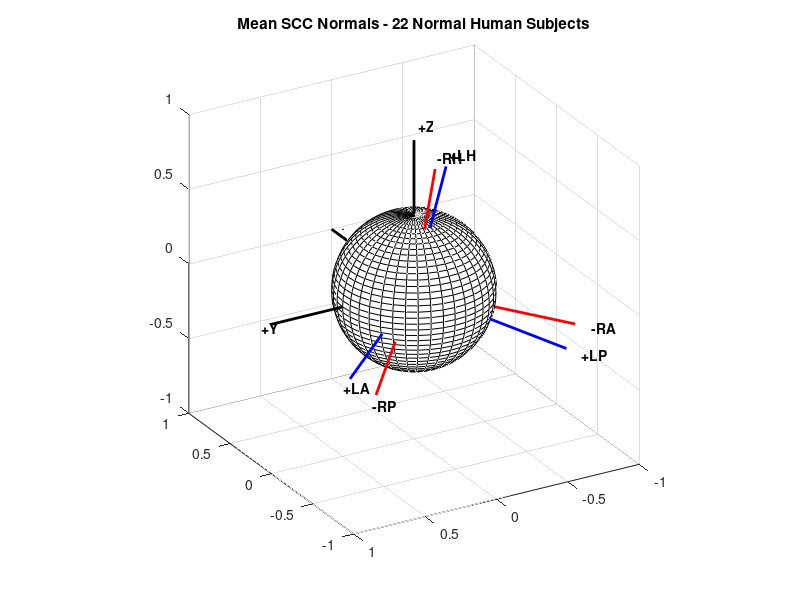

Source code (MATLAB): (Note: this script raises an error after producing the figure.)
%plotCDS_SCC_MeanOrientations3D.m
%
%calls: PlotCircleOnArbSphereAroundXYZ

%plots CDS's mean human SC orientations in a nice 3D plot with Reid's axes
%shown.

% by C Della Santina 12/03/04
% These are the renormalized vectors from from load('Analysis of VITREA DATA-NSCD');
% these are the >> [RenormalizedOverallMeanNormals, -1*RenormalizedOverallMeanNormals]
%from my Orientation of Human SCC paper as submitted to JARO, after renormalization
NormalsNames= [        ' +X'     ' +Y'     ' +Z'     '+LA'      '+LH'     '+LP'      '-RA'    '-RH'    '-RP'];
MeanAllnormals =  [       1         0        0      -0.5893    -0.3227   -0.6943   -0.5893   -0.3227   -0.6943;...
                          0         1        0       0.7884    -0.0384   -0.6670   -0.7884    0.0384    0.6670;...
                          0         0        1      -0.1765     0.9457   -0.2704   -0.1765    0.9457   -0.2704];  
StDvRenormedNmls= [       0         0        0       0.0730    0.1224    0.0665    0.0703    0.1224    0.0665;...
                          0         0        0       0.0552    0.0996    0.0661    0.0552    0.0996    0.0661;...
                          0         0        0       0.1057    0.0451    0.1097    0.1057    0.0451    0.1097];

StdDvAllangles =...
   [0.0000         0         0    4.2326    5.3480    5.0052    5.8956    6.2236    5.3279    0.2709;...
         0    0.0000    0.0000    4.8127    7.8355    5.5815    5.7279    7.3122    5.1656    0.5705;...
         0    0.0000    0.0000    5.7219    7.3683    6.4943    6.7667    6.8524    6.7750    0.3613;...
    4.2326    4.8127    5.7219    0.3806    6.2655    3.6854    9.5043    9.7071    7.1208    5.6465;...
    5.3480    7.8355    7.3683    6.2655    0.3606    4.6200   10.4801    6.9215    9.0185    7.4464;...
    5.0052    5.5815    6.4943    3.6854    4.6200    0.2693    7.3612    9.1711    9.6960    6.4149;...
    5.8956    5.7279    6.7667    9.5043   10.4801    7.3612    0.3862    6.2806    4.3307    6.5301;...
    6.2236    7.3122    6.8524    9.7071    6.9215    9.1711    6.2806    0.3406    5.1706    6.8038;...
    5.3279    5.1656    6.7750    7.1208    9.0185    9.6960    4.3307    5.1706    0.4004    6.9082;...
    0.2709    0.5705    0.3613    5.6465    7.4464    6.4149    6.5301    6.8038    6.9082    0.3690];
    
hold on
[xx,yy,zz]=sphere(40);
surf(xx/2,yy/2,zz/2);
colormap(white);
hold on
hand= plot3([0 MeanAllnormals(1,1)],[0 MeanAllnormals(2,1)],[0 MeanAllnormals(3,1)],'k',...
            [0 MeanAllnormals(1,2)],[0 MeanAllnormals(2,2)],[0 MeanAllnormals(3,2)],'k',...
            [0 MeanAllnormals(1,3)],[0 MeanAllnormals(2,3)],[0 MeanAllnormals(3,3)],'k',...
            [0 MeanAllnormals(1,4)],[0 MeanAllnormals(2,4)],[0 MeanAllnormals(3,4)],'b',... %left = cyan
            [0 MeanAllnormals(1,5)],[0 MeanAllnormals(2,5)],[0 MeanAllnormals(3,5)],'b',...
            [0 MeanAllnormals(1,6)],[0 MeanAllnormals(2,6)],[0 MeanAllnormals(3,6)],'b',...
            [0 MeanAllnormals(1,7)],[0 MeanAllnormals(2,7)],[0 MeanAllnormals(3,7)],'r',... %right = black
            [0 MeanAllnormals(1,8)],[0 MeanAllnormals(2,8)],[0 MeanAllnormals(3,8)],'r',...
            [0 MeanAllnormals(1,9)],[0 MeanAllnormals(2,9)],[0 MeanAllnormals(3,9)],'r');
set (hand, 'Linewidth', 2);
grid on;
hold on; %we'll keep adding to this plot
view(-120,25);
axis ([-1 1 -1 1 -1 1]);
title('Mean SCC Normals - 22 Normal Human Subjects');
axis square
text(MeanAllnormals(1,:)*1.1,MeanAllnormals(2,:)*1.1,MeanAllnormals(3,:)*1.1,...
    [' +X';' +Y';' +Z';'+LA';'+LH';'+LP';'-RA';'-RH';'-RP'],'FontWeight','bold');
clear xx yy zz ans ii jj
h=PlotCircleOnArbSphereAroundXYZ(MeanAllnormals(:,4),pi*sqrt(sum((StdDvAllangles(1:3,4)).^2)/3)/180,0.5,'b');set (h, 'Linewidth', 1.5);
h=PlotCircleOnArbSphereAroundXYZ(MeanAllnormals(:,5),pi*sqrt(sum((StdDvAllangles(1:3,5)).^2)/3)/180,0.5,'b');set (h, 'Linewidth', 1.5);
h=PlotCircleOnArbSphereAroundXYZ(MeanAllnormals(:,6),pi*sqrt(sum((StdDvAllangles(1:3,6)).^2)/3)/180,0.5,'b');set (h, 'Linewidth', 1.5);
h=PlotCircleOnArbSphereAroundXYZ(MeanAllnormals(:,7),pi*sqrt(sum((StdDvAllangles(1:3,7)).^2)/3)/180,0.5,'r');set (h, 'Linewidth', 1.5);
h=PlotCircleOnArbSphereAroundXYZ(MeanAllnormals(:,8),pi*sqrt(sum((StdDvAllangles(1:3,8)).^2)/3)/180,0.5,'r');set (h, 'Linewidth', 1.5);
h=PlotCircleOnArbSphereAroundXYZ(MeanAllnormals(:,9),pi*sqrt(sum((StdDvAllangles(1:3,9)).^2)/3)/180,0.5,'r');set (h, 'Linewidth', 1.5);




